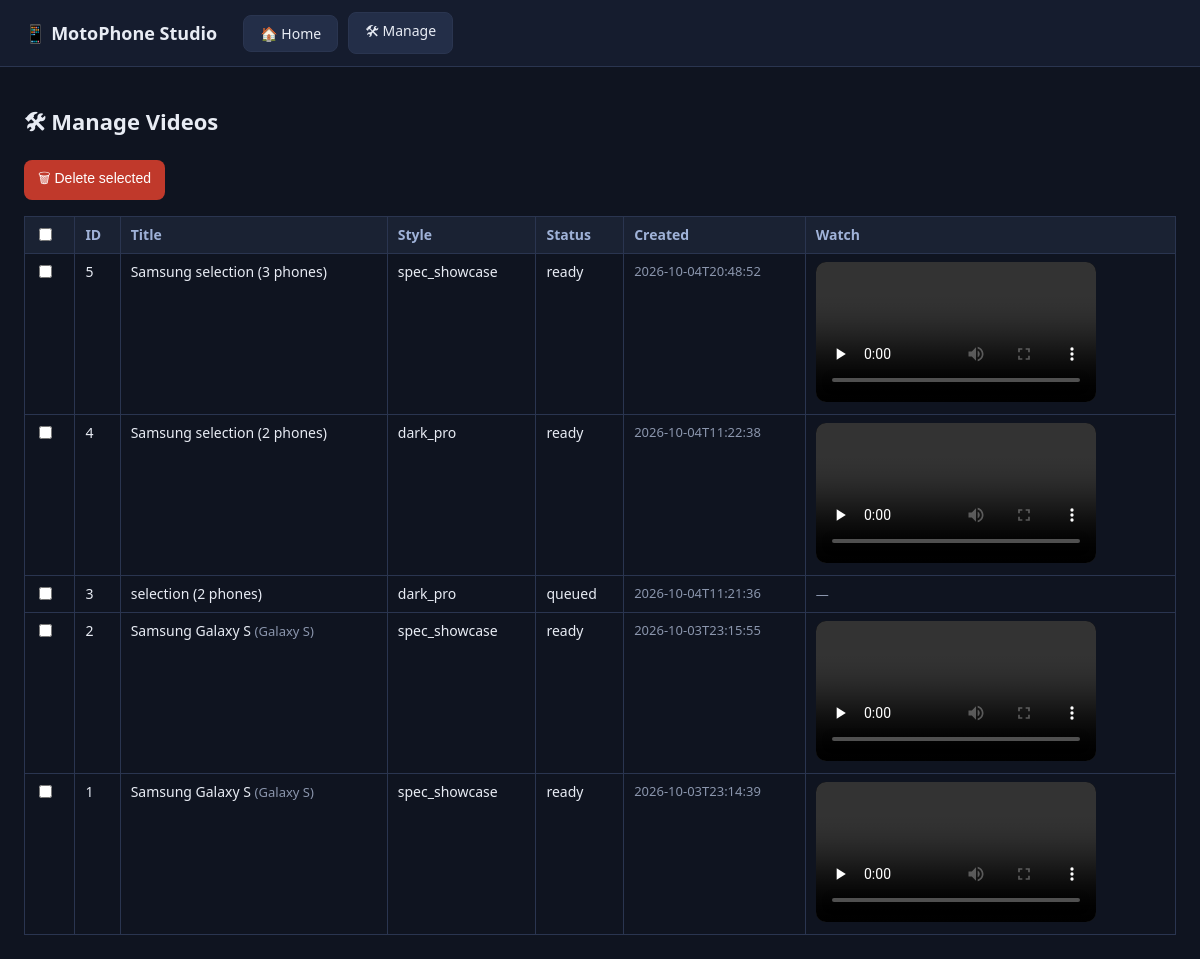
/manage, run on the app's committed database.
### tables this page shows
CREATE TABLE videos (
    id INTEGER PRIMARY KEY AUTOINCREMENT,
    phone_id INTEGER REFERENCES phones(id),
    series_id INTEGER REFERENCES series(id),
    title TEXT,
    file_path TEXT,
    thumbnail_path TEXT,
    style TEXT DEFAULT 'spec_showcase',
    status TEXT DEFAULT 'pending',
    created_at TEXT
);

CREATE TABLE series (
    id INTEGER PRIMARY KEY AUTOINCREMENT,
    brand_id INTEGER NOT NULL REFERENCES brands(id),
    name TEXT NOT NULL,
    UNIQUE (brand_id, name)
);

### dashboard/app.py (the view)
@app.route("/manage")
def manage():
    con = db.connect()
    videos = con.execute(
        "SELECT v.*, p.name AS phone_name, s.name AS series_name FROM videos v "
        "LEFT JOIN phones p ON v.phone_id=p.id "
        "LEFT JOIN series s ON v.series_id=s.id ORDER BY v.id DESC").fetchall()
    return render_template("manage.html", videos=videos)

### scraper/db.py (called while the page is built)
def connect(db_path=DB_PATH):
    os.makedirs(os.path.dirname(os.path.abspath(db_path)), exist_ok=True)
    con = sqlite3.connect(db_path)
    con.row_factory = sqlite3.Row
    con.executescript(SCHEMA)
    return con

### dashboard/templates/manage.html (shortened to what this page needs)
{% extends "base.html" %}{% block body %}
<h1>🛠 Manage Videos</h1>
<p><button class="btn danger" onclick="delSel()">🗑 Delete selected</button>
</p>
<table>
<tr><th><input type="checkbox" id="all" onclick="document.querySelectorAll('.vc').forEach(c=>c.checked=this.checked)"></th>
<th>ID</th><th>Title</th><th>Style</th><th>Status</th><th>Created</th><th>Watch</th></tr>
{% for v in videos %}
<tr>
<td><input type="checkbox" class="vc" value="{{ v.id }}"></td>
<td>{{ v.id }}</td>
<td>{{ v.phone_name or v.title }}{% if v.series_name %} <span class="muted">({{ v.series_name }})</span>{% endif %}</td>
<td>{{ v.style }}</td><td>{{ v.status }}</td><td class="muted">{{ v.created_at or '' }}</td>
<td>{% if v.status=='ready' and v.file_path %}<video controls preload="none" style="max-width:280px" src="/video-file/{{ v.id }}"></video>{% else %}<span class="muted">—</span>{% endif %}</td>
</tr>
{% endfor %}
</table>
{% endblock %}

### dashboard/templates/base.html (shortened to what this page needs)
<!doctype html>
<html><head><meta charset="utf-8"><meta name="viewport" content="width=device-width,initial-scale=1">
</head>
<body>
<nav>
  <span class="logo">📱 MotoPhone Studio</span>
  <a class="nbtn" href="/">🏠 Home</a>
  <a class="nbtn" href="/manage">🛠 Manage</a>
</nav>
<main>
{% block body %}{% endblock %}
</main>
</body></html>

### dashboard/templates/base.html (style rules this page uses)
body { font-family:system-ui,sans-serif;background:#0f1420;color:#e8ecf4;margin:0;padding:0 }
nav { background:#151c2e;border-bottom:1px solid #2a3550;padding:12px 24px;display:flex;gap:10px;align-items:center;position:sticky;top:0;z-index:10 }
nav .logo { font-weight:800;font-size:18px;margin-right:16px }
nav a.nbtn { color:#e8ecf4;text-decoration:none;background:#232e48;border:1px solid #2a3550;border-radius:8px;padding:8px 16px;font-size:14px }
main { padding:24px;max-width:1200px;margin:0 auto }
a { color:#6ea8ff;text-decoration:none }
h1 { font-size:22px }
.muted { color:#8b96ad;font-size:13px }
.btn { background:#2f6df6;color:#fff;border:0;border-radius:8px;padding:8px 14px;cursor:pointer;font-size:14px }
.btn.danger { background:#c0392b }
table { border-collapse:collapse;width:100%;font-size:14px }
td,th { border:1px solid #2a3550;padding:8px 10px;text-align:left;vertical-align:top }
th { background:#1a2233;color:#9fb2d8 }
video { max-width:100%;border-radius:10px;background:#000 }

### data on the page
videos: id "5", title "Samsung selection (3 phones)", style "spec_showcase", status "ready", created_at "2026-10-04T20:48:52"
videos: id "4", title "Samsung selection (2 phones)", style "dark_pro", status "ready", created_at "2026-10-04T11:22:38"
videos: id "3", title "selection (2 phones)", style "dark_pro", status "queued", created_at "2026-10-04T11:21:36"
videos: id "2", title "Samsung Galaxy S", series_name "Galaxy S", style "spec_showcase", status "ready", created_at "2026-10-03T23:15:55"
videos: id "1", title "Samsung Galaxy S", series_name "Galaxy S", style "spec_showcase", status "ready", created_at "2026-10-03T23:14:39"
